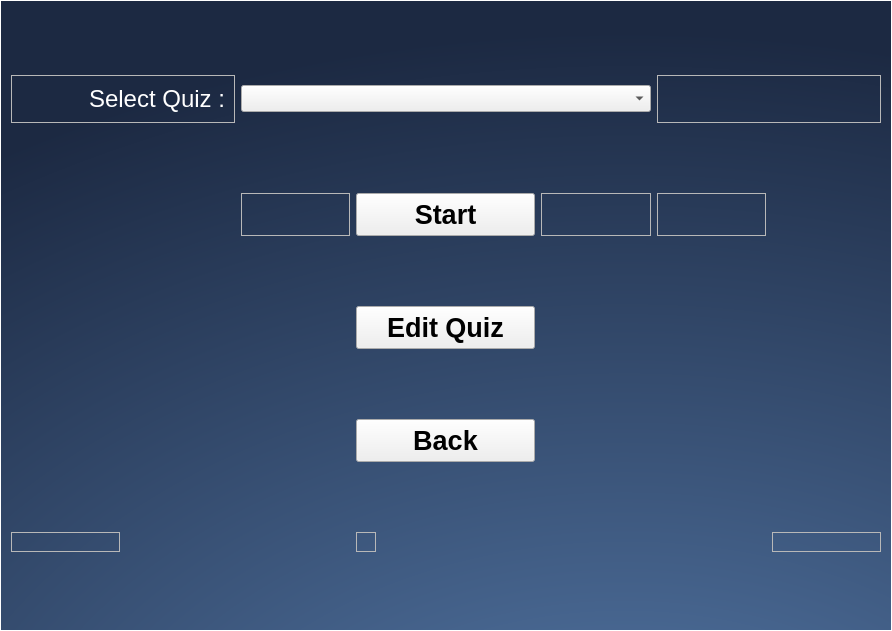
<?xml version="1.0" encoding="UTF-8"?>
<ui version="4.0">
 <class>Form</class>
 <widget class="QWidget" name="Form">
  <property name="geometry">
   <rect>
    <x>0</x>
    <y>0</y>
    <width>892</width>
    <height>631</height>
   </rect>
  </property>
  <property name="sizePolicy">
   <sizepolicy hsizetype="Preferred" vsizetype="Maximum">
    <horstretch>0</horstretch>
    <verstretch>0</verstretch>
   </sizepolicy>
  </property>
  <property name="windowTitle">
   <string>Form</string>
  </property>
  <property name="styleSheet">
   <string notr="true">QWidget#Form {
background: qradialgradient(cx: 0.7, cy: 1.4, fx: 0.7, fy: 1.4, radius: 1.35, stop: 0 #597fb0, stop: 1 #1c2942);
color: rgb(0, 0, 0);
border: 1px solid #ffffff;
}</string>
  </property>
  <layout class="QGridLayout" name="gridLayout">
   <item row="7" column="0">
    <widget class="QFrame" name="frame_3">
     <property name="frameShape">
      <enum>QFrame::StyledPanel</enum>
     </property>
     <property name="frameShadow">
      <enum>QFrame::Raised</enum>
     </property>
     <layout class="QGridLayout" name="gridLayout_2"/>
    </widget>
   </item>
   <item row="2" column="5">
    <widget class="QFrame" name="frame_8">
     <property name="frameShape">
      <enum>QFrame::StyledPanel</enum>
     </property>
     <property name="frameShadow">
      <enum>QFrame::Raised</enum>
     </property>
    </widget>
   </item>
   <item row="1" column="0" colspan="2">
    <widget class="QFrame" name="frame_7">
     <property name="frameShape">
      <enum>QFrame::StyledPanel</enum>
     </property>
     <property name="frameShadow">
      <enum>QFrame::Raised</enum>
     </property>
     <layout class="QGridLayout" name="gridLayout_3">
      <item row="0" column="0">
       <widget class="QLabel" name="label">
        <property name="font">
         <font>
          <pointsize>18</pointsize>
         </font>
        </property>
        <property name="styleSheet">
         <string notr="true">color: #ffffff;</string>
        </property>
        <property name="text">
         <string>Select Quiz :</string>
        </property>
        <property name="alignment">
         <set>Qt::AlignRight|Qt::AlignTrailing|Qt::AlignVCenter</set>
        </property>
       </widget>
      </item>
     </layout>
    </widget>
   </item>
   <item row="1" column="5" colspan="2">
    <widget class="QFrame" name="frame_9">
     <property name="frameShape">
      <enum>QFrame::StyledPanel</enum>
     </property>
     <property name="frameShadow">
      <enum>QFrame::Raised</enum>
     </property>
    </widget>
   </item>
   <item row="1" column="2" colspan="3">
    <widget class="QComboBox" name="comboBox">
     <property name="font">
      <font>
       <family>Helvetica</family>
       <pointsize>12</pointsize>
      </font>
     </property>
    </widget>
   </item>
   <item row="2" column="4">
    <widget class="QFrame" name="frame_2">
     <property name="frameShape">
      <enum>QFrame::StyledPanel</enum>
     </property>
     <property name="frameShadow">
      <enum>QFrame::Raised</enum>
     </property>
    </widget>
   </item>
   <item row="7" column="3">
    <widget class="QFrame" name="frame_6">
     <property name="sizePolicy">
      <sizepolicy hsizetype="Maximum" vsizetype="Maximum">
       <horstretch>0</horstretch>
       <verstretch>0</verstretch>
      </sizepolicy>
     </property>
     <property name="frameShape">
      <enum>QFrame::StyledPanel</enum>
     </property>
     <property name="frameShadow">
      <enum>QFrame::Raised</enum>
     </property>
     <layout class="QVBoxLayout" name="verticalLayout_2"/>
    </widget>
   </item>
   <item row="2" column="3">
    <widget class="QPushButton" name="pushButton_3">
     <property name="sizePolicy">
      <sizepolicy hsizetype="Preferred" vsizetype="Maximum">
       <horstretch>0</horstretch>
       <verstretch>0</verstretch>
      </sizepolicy>
     </property>
     <property name="font">
      <font>
       <family>Helvetica</family>
       <pointsize>20</pointsize>
       <weight>75</weight>
       <bold>true</bold>
      </font>
     </property>
     <property name="styleSheet">
      <string notr="true">padding: 5px 30px;</string>
     </property>
     <property name="text">
      <string>Start</string>
     </property>
     <property name="autoRepeatInterval">
      <number>100</number>
     </property>
    </widget>
   </item>
   <item row="2" column="2">
    <widget class="QFrame" name="frame">
     <property name="frameShape">
      <enum>QFrame::StyledPanel</enum>
     </property>
     <property name="frameShadow">
      <enum>QFrame::Raised</enum>
     </property>
    </widget>
   </item>
   <item row="7" column="6">
    <widget class="QFrame" name="frame_4">
     <property name="frameShape">
      <enum>QFrame::StyledPanel</enum>
     </property>
     <property name="frameShadow">
      <enum>QFrame::Raised</enum>
     </property>
    </widget>
   </item>
   <item row="4" column="3">
    <widget class="QPushButton" name="pushButton">
     <property name="sizePolicy">
      <sizepolicy hsizetype="Preferred" vsizetype="Maximum">
       <horstretch>0</horstretch>
       <verstretch>0</verstretch>
      </sizepolicy>
     </property>
     <property name="font">
      <font>
       <family>Helvetica</family>
       <pointsize>20</pointsize>
       <weight>75</weight>
       <bold>true</bold>
      </font>
     </property>
     <property name="styleSheet">
      <string notr="true">padding: 5px 30px;</string>
     </property>
     <property name="text">
      <string>Back</string>
     </property>
    </widget>
   </item>
   <item row="3" column="3">
    <widget class="QPushButton" name="pushButton_2">
     <property name="sizePolicy">
      <sizepolicy hsizetype="Preferred" vsizetype="Maximum">
       <horstretch>0</horstretch>
       <verstretch>0</verstretch>
      </sizepolicy>
     </property>
     <property name="font">
      <font>
       <family>Helvetica</family>
       <pointsize>20</pointsize>
       <weight>75</weight>
       <bold>true</bold>
      </font>
     </property>
     <property name="styleSheet">
      <string notr="true">padding: 5px 30px;</string>
     </property>
     <property name="text">
      <string>Edit Quiz</string>
     </property>
    </widget>
   </item>
  </layout>
 </widget>
 <resources/>
 <connections/>
</ui>
